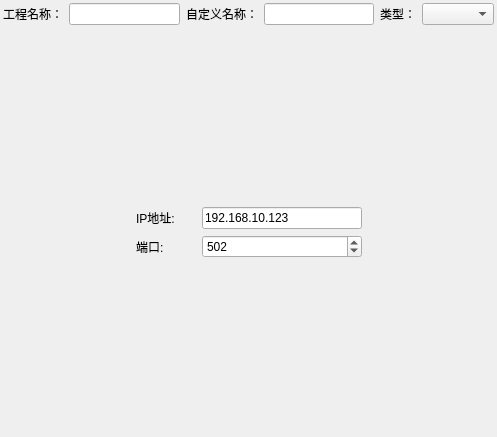
<?xml version="1.0" encoding="UTF-8"?>
<ui version="4.0">
 <class>FormCommunCh</class>
 <widget class="QWidget" name="FormCommunCh">
  <property name="geometry">
   <rect>
    <x>0</x>
    <y>0</y>
    <width>497</width>
    <height>437</height>
   </rect>
  </property>
  <property name="windowTitle">
   <string>Form</string>
  </property>
  <layout class="QVBoxLayout" name="verticalLayout">
   <property name="leftMargin">
    <number>3</number>
   </property>
   <property name="topMargin">
    <number>3</number>
   </property>
   <property name="rightMargin">
    <number>3</number>
   </property>
   <property name="bottomMargin">
    <number>3</number>
   </property>
   <item>
    <layout class="QHBoxLayout" name="horizontalLayout">
     <item>
      <widget class="QLabel" name="label">
       <property name="text">
        <string>工程名称：</string>
       </property>
      </widget>
     </item>
     <item>
      <widget class="QLineEdit" name="lineEdit_PrjName"/>
     </item>
     <item>
      <widget class="QLabel" name="label_3">
       <property name="text">
        <string>自定义名称：</string>
       </property>
      </widget>
     </item>
     <item>
      <widget class="QLineEdit" name="lineEdit_CustomName"/>
     </item>
     <item>
      <widget class="QLabel" name="label_2">
       <property name="text">
        <string>类型：</string>
       </property>
      </widget>
     </item>
     <item>
      <widget class="QComboBox" name="comboBox_Type"/>
     </item>
    </layout>
   </item>
   <item>
    <widget class="QStackedWidget" name="stackedWidget">
     <widget class="QWidget" name="page_MTcp">
      <layout class="QGridLayout" name="gridLayout_4">
       <item row="2" column="1">
        <spacer name="verticalSpacer">
         <property name="orientation">
          <enum>Qt::Vertical</enum>
         </property>
         <property name="sizeHint" stdset="0">
          <size>
           <width>20</width>
           <height>40</height>
          </size>
         </property>
        </spacer>
       </item>
       <item row="1" column="1">
        <layout class="QGridLayout" name="gridLayout">
         <item row="0" column="0">
          <widget class="QLabel" name="label_4">
           <property name="minimumSize">
            <size>
             <width>60</width>
             <height>0</height>
            </size>
           </property>
           <property name="text">
            <string>IP地址:</string>
           </property>
          </widget>
         </item>
         <item row="0" column="1">
          <widget class="QLineEdit" name="lineEdit_MtcpIpAddr">
           <property name="minimumSize">
            <size>
             <width>160</width>
             <height>0</height>
            </size>
           </property>
           <property name="text">
            <string>192.168.10.123</string>
           </property>
          </widget>
         </item>
         <item row="1" column="0">
          <widget class="QLabel" name="label_5">
           <property name="text">
            <string>端口:</string>
           </property>
          </widget>
         </item>
         <item row="1" column="1">
          <widget class="QSpinBox" name="spinBox_MtcpPort">
           <property name="maximum">
            <number>65535</number>
           </property>
           <property name="value">
            <number>502</number>
           </property>
          </widget>
         </item>
        </layout>
       </item>
       <item row="1" column="2">
        <spacer name="horizontalSpacer_4">
         <property name="orientation">
          <enum>Qt::Horizontal</enum>
         </property>
         <property name="sizeHint" stdset="0">
          <size>
           <width>40</width>
           <height>20</height>
          </size>
         </property>
        </spacer>
       </item>
       <item row="1" column="0">
        <spacer name="horizontalSpacer_3">
         <property name="orientation">
          <enum>Qt::Horizontal</enum>
         </property>
         <property name="sizeHint" stdset="0">
          <size>
           <width>40</width>
           <height>20</height>
          </size>
         </property>
        </spacer>
       </item>
       <item row="0" column="1">
        <spacer name="verticalSpacer_6">
         <property name="orientation">
          <enum>Qt::Vertical</enum>
         </property>
         <property name="sizeHint" stdset="0">
          <size>
           <width>20</width>
           <height>40</height>
          </size>
         </property>
        </spacer>
       </item>
      </layout>
     </widget>
     <widget class="QWidget" name="page_Dlt645">
      <layout class="QGridLayout" name="gridLayout_6">
       <item row="1" column="1">
        <layout class="QGridLayout" name="gridLayout_5">
         <item row="4" column="0">
          <widget class="QLabel" name="label_13">
           <property name="text">
            <string>停止位：</string>
           </property>
          </widget>
         </item>
         <item row="1" column="1">
          <widget class="QComboBox" name="comboBox_DltBaudRate">
           <property name="minimumSize">
            <size>
             <width>100</width>
             <height>0</height>
            </size>
           </property>
           <property name="currentText">
            <string>9600</string>
           </property>
           <item>
            <property name="text">
             <string>300</string>
            </property>
           </item>
           <item>
            <property name="text">
             <string>600</string>
            </property>
           </item>
           <item>
            <property name="text">
             <string>1200</string>
            </property>
           </item>
           <item>
            <property name="text">
             <string>2400</string>
            </property>
           </item>
           <item>
            <property name="text">
             <string>4800</string>
            </property>
           </item>
           <item>
            <property name="text">
             <string>9600</string>
            </property>
           </item>
           <item>
            <property name="text">
             <string>14400</string>
            </property>
           </item>
           <item>
            <property name="text">
             <string>19200</string>
            </property>
           </item>
           <item>
            <property name="text">
             <string>38400</string>
            </property>
           </item>
           <item>
            <property name="text">
             <string>56000</string>
            </property>
           </item>
           <item>
            <property name="text">
             <string>57600</string>
            </property>
           </item>
           <item>
            <property name="text">
             <string>115200</string>
            </property>
           </item>
          </widget>
         </item>
         <item row="4" column="1">
          <widget class="QComboBox" name="comboBox_DltStopBits">
           <property name="currentText">
            <string>1</string>
           </property>
           <item>
            <property name="text">
             <string>1</string>
            </property>
           </item>
           <item>
            <property name="text">
             <string>1.5</string>
            </property>
           </item>
           <item>
            <property name="text">
             <string>2</string>
            </property>
           </item>
          </widget>
         </item>
         <item row="3" column="1">
          <widget class="QComboBox" name="comboBox_DltCheckBits">
           <property name="currentText">
            <string>None</string>
           </property>
           <item>
            <property name="text">
             <string>None</string>
            </property>
           </item>
           <item>
            <property name="text">
             <string>Odd</string>
            </property>
           </item>
           <item>
            <property name="text">
             <string>Even</string>
            </property>
           </item>
          </widget>
         </item>
         <item row="1" column="0">
          <widget class="QLabel" name="label_10">
           <property name="minimumSize">
            <size>
             <width>60</width>
             <height>0</height>
            </size>
           </property>
           <property name="text">
            <string>波特率：</string>
           </property>
          </widget>
         </item>
         <item row="2" column="1">
          <widget class="QComboBox" name="comboBox_DltDataBits">
           <property name="currentText">
            <string>8</string>
           </property>
           <item>
            <property name="text">
             <string>5</string>
            </property>
           </item>
           <item>
            <property name="text">
             <string>6</string>
            </property>
           </item>
           <item>
            <property name="text">
             <string>7</string>
            </property>
           </item>
           <item>
            <property name="text">
             <string>8</string>
            </property>
           </item>
          </widget>
         </item>
         <item row="3" column="0">
          <widget class="QLabel" name="label_12">
           <property name="text">
            <string>校验位：</string>
           </property>
          </widget>
         </item>
         <item row="2" column="0">
          <widget class="QLabel" name="label_11">
           <property name="text">
            <string>数据位：</string>
           </property>
          </widget>
         </item>
         <item row="0" column="1">
          <widget class="QComboBox" name="comboBox_DltInterface">
           <item>
            <property name="text">
             <string>RS485_1</string>
            </property>
           </item>
           <item>
            <property name="text">
             <string>RS485_2</string>
            </property>
           </item>
           <item>
            <property name="text">
             <string>RS485_3</string>
            </property>
           </item>
           <item>
            <property name="text">
             <string>RS485_4</string>
            </property>
           </item>
           <item>
            <property name="text">
             <string>RS485_5</string>
            </property>
           </item>
           <item>
            <property name="text">
             <string>RS485_6</string>
            </property>
           </item>
           <item>
            <property name="text">
             <string>RS485_7</string>
            </property>
           </item>
           <item>
            <property name="text">
             <string>RS485_8</string>
            </property>
           </item>
          </widget>
         </item>
         <item row="0" column="0">
          <widget class="QLabel" name="label_14">
           <property name="text">
            <string>接口：</string>
           </property>
          </widget>
         </item>
        </layout>
       </item>
       <item row="1" column="2">
        <spacer name="horizontalSpacer_6">
         <property name="orientation">
          <enum>Qt::Horizontal</enum>
         </property>
         <property name="sizeHint" stdset="0">
          <size>
           <width>40</width>
           <height>20</height>
          </size>
         </property>
        </spacer>
       </item>
       <item row="2" column="1">
        <spacer name="verticalSpacer_3">
         <property name="orientation">
          <enum>Qt::Vertical</enum>
         </property>
         <property name="sizeHint" stdset="0">
          <size>
           <width>20</width>
           <height>40</height>
          </size>
         </property>
        </spacer>
       </item>
       <item row="1" column="0">
        <spacer name="horizontalSpacer_5">
         <property name="orientation">
          <enum>Qt::Horizontal</enum>
         </property>
         <property name="sizeHint" stdset="0">
          <size>
           <width>40</width>
           <height>20</height>
          </size>
         </property>
        </spacer>
       </item>
       <item row="0" column="1">
        <spacer name="verticalSpacer_4">
         <property name="orientation">
          <enum>Qt::Vertical</enum>
         </property>
         <property name="sizeHint" stdset="0">
          <size>
           <width>20</width>
           <height>40</height>
          </size>
         </property>
        </spacer>
       </item>
      </layout>
     </widget>
     <widget class="QWidget" name="page_MRtu">
      <layout class="QGridLayout" name="gridLayout_3">
       <item row="1" column="1">
        <layout class="QGridLayout" name="gridLayout_2">
         <item row="4" column="0">
          <widget class="QLabel" name="label_9">
           <property name="text">
            <string>停止位：</string>
           </property>
          </widget>
         </item>
         <item row="1" column="0">
          <widget class="QLabel" name="label_6">
           <property name="minimumSize">
            <size>
             <width>60</width>
             <height>0</height>
            </size>
           </property>
           <property name="text">
            <string>波特率：</string>
           </property>
          </widget>
         </item>
         <item row="1" column="1">
          <widget class="QComboBox" name="comboBox_MrtuBaudRate">
           <property name="minimumSize">
            <size>
             <width>100</width>
             <height>0</height>
            </size>
           </property>
           <property name="currentText">
            <string>9600</string>
           </property>
           <item>
            <property name="text">
             <string>300</string>
            </property>
           </item>
           <item>
            <property name="text">
             <string>600</string>
            </property>
           </item>
           <item>
            <property name="text">
             <string>1200</string>
            </property>
           </item>
           <item>
            <property name="text">
             <string>2400</string>
            </property>
           </item>
           <item>
            <property name="text">
             <string>4800</string>
            </property>
           </item>
           <item>
            <property name="text">
             <string>9600</string>
            </property>
           </item>
           <item>
            <property name="text">
             <string>14400</string>
            </property>
           </item>
           <item>
            <property name="text">
             <string>19200</string>
            </property>
           </item>
           <item>
            <property name="text">
             <string>38400</string>
            </property>
           </item>
           <item>
            <property name="text">
             <string>56000</string>
            </property>
           </item>
           <item>
            <property name="text">
             <string>57600</string>
            </property>
           </item>
           <item>
            <property name="text">
             <string>115200</string>
            </property>
           </item>
          </widget>
         </item>
         <item row="4" column="1">
          <widget class="QComboBox" name="comboBox_MrtuStopBits">
           <property name="currentText">
            <string>1</string>
           </property>
           <item>
            <property name="text">
             <string>1</string>
            </property>
           </item>
           <item>
            <property name="text">
             <string>1.5</string>
            </property>
           </item>
           <item>
            <property name="text">
             <string>2</string>
            </property>
           </item>
          </widget>
         </item>
         <item row="3" column="0">
          <widget class="QLabel" name="label_8">
           <property name="text">
            <string>校验位：</string>
           </property>
          </widget>
         </item>
         <item row="2" column="0">
          <widget class="QLabel" name="label_7">
           <property name="text">
            <string>数据位：</string>
           </property>
          </widget>
         </item>
         <item row="2" column="1">
          <widget class="QComboBox" name="comboBox_MrtuDataBits">
           <property name="currentText">
            <string>8</string>
           </property>
           <item>
            <property name="text">
             <string>5</string>
            </property>
           </item>
           <item>
            <property name="text">
             <string>6</string>
            </property>
           </item>
           <item>
            <property name="text">
             <string>7</string>
            </property>
           </item>
           <item>
            <property name="text">
             <string>8</string>
            </property>
           </item>
          </widget>
         </item>
         <item row="3" column="1">
          <widget class="QComboBox" name="comboBox_MrtuCheckBits">
           <property name="currentText">
            <string>None</string>
           </property>
           <item>
            <property name="text">
             <string>None</string>
            </property>
           </item>
           <item>
            <property name="text">
             <string>Odd</string>
            </property>
           </item>
           <item>
            <property name="text">
             <string>Even</string>
            </property>
           </item>
          </widget>
         </item>
         <item row="0" column="1">
          <widget class="QComboBox" name="comboBox_MrtuInterface">
           <item>
            <property name="text">
             <string>RS485_1</string>
            </property>
           </item>
           <item>
            <property name="text">
             <string>RS485_2</string>
            </property>
           </item>
           <item>
            <property name="text">
             <string>RS485_3</string>
            </property>
           </item>
           <item>
            <property name="text">
             <string>RS485_4</string>
            </property>
           </item>
           <item>
            <property name="text">
             <string>RS485_5</string>
            </property>
           </item>
           <item>
            <property name="text">
             <string>RS485_6</string>
            </property>
           </item>
           <item>
            <property name="text">
             <string>RS485_7</string>
            </property>
           </item>
           <item>
            <property name="text">
             <string>RS485_8</string>
            </property>
           </item>
          </widget>
         </item>
         <item row="0" column="0">
          <widget class="QLabel" name="label_15">
           <property name="text">
            <string>接口：</string>
           </property>
          </widget>
         </item>
        </layout>
       </item>
       <item row="1" column="2">
        <spacer name="horizontalSpacer_2">
         <property name="orientation">
          <enum>Qt::Horizontal</enum>
         </property>
         <property name="sizeHint" stdset="0">
          <size>
           <width>40</width>
           <height>20</height>
          </size>
         </property>
        </spacer>
       </item>
       <item row="2" column="1">
        <spacer name="verticalSpacer_2">
         <property name="orientation">
          <enum>Qt::Vertical</enum>
         </property>
         <property name="sizeHint" stdset="0">
          <size>
           <width>20</width>
           <height>40</height>
          </size>
         </property>
        </spacer>
       </item>
       <item row="1" column="0">
        <spacer name="horizontalSpacer">
         <property name="orientation">
          <enum>Qt::Horizontal</enum>
         </property>
         <property name="sizeHint" stdset="0">
          <size>
           <width>40</width>
           <height>20</height>
          </size>
         </property>
        </spacer>
       </item>
       <item row="0" column="1">
        <spacer name="verticalSpacer_5">
         <property name="orientation">
          <enum>Qt::Vertical</enum>
         </property>
         <property name="sizeHint" stdset="0">
          <size>
           <width>20</width>
           <height>40</height>
          </size>
         </property>
        </spacer>
       </item>
      </layout>
     </widget>
    </widget>
   </item>
  </layout>
 </widget>
 <resources/>
 <connections/>
</ui>
